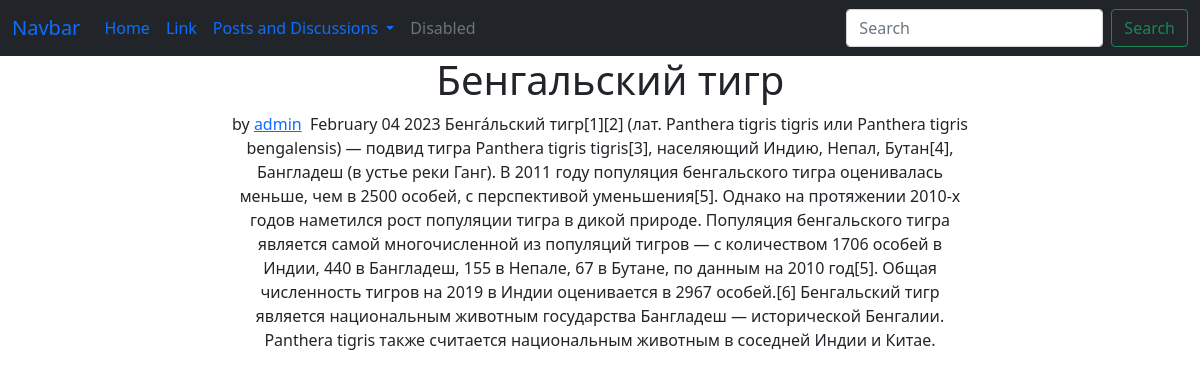
The app's page /posts/2/detail/ with its own data.
### blog/models.py (models this page shows, shortened)
class Post(models.Model):
    class Meta:
        verbose_name = "Create a post"
        verbose_name_plural = "Create posts"
    title = models.CharField(max_length=200, db_index=True)
    content = RichTextField(max_length=4000, blank=True, null=True)
    date_created = models.DateTimeField(default=timezone.now)
    date_updated = models.DateTimeField(auto_now=True)
    author = models.ForeignKey(settings.AUTH_USER_MODEL, on_delete=models.CASCADE)
    slug = models.SlugField(max_length=50)
    liked_users = models.ManyToManyField(settings.AUTH_USER_MODEL, related_name="liked_posts", blank=True)
    saved_users = models.ManyToManyField(settings.AUTH_USER_MODEL, related_name="saved_posts", blank=True)
    """
    def save(self, *args, **kwargs) -> None:
        self.slug = slugify(self.title)
        return super().save(*args, **kwargs)
    """
    def total_likes_posts(self):
        return self.liked_users.count()
    def total_saves_posts(self):
        return self.saved_users.count()

### blog/views.py (the view)
# urls.py: path("posts/<int:pk>/detail/", post_detail_view, name="post-detail"),
def post_detail_view(request, pk):
    handle_page = get_object_or_404(Post, id=pk)
    total_comments = handle_page.comments_blog.all().filter(parent_comment=None).order_by("-id")
    total_comments2 = handle_page.comments_blog.all().order_by("-id")
    total_likes = handle_page.total_likes_posts()
    total_saves = handle_page.total_saves_posts()
    context = {"post": handle_page}
    return render(request, "blog/post_detail.html", context)

### blog/templates/blog/post_detail.html (shortened to what this page needs)
{% extends "blog/base.html" %}
{% block content_blog %}
<div class="row">
  <div class="col-lg-10 col-xl-8 offset-lg-1 offset-xl-2">
    <div class="intro">
      <h1 class="text-center" data-bss-hover-animate="pulse">&nbsp;
        {{post.title}}
      </h1>
      <p class="text-center">
        <span class="by">by</span> <a href="#">{{post.author}}</a>&nbsp;&nbsp;<span
          class="date">{{post.date_created|date:"F d Y"}} </span>
        {{post.content|safe }}
      </p>
    </div>
  </div>
</div>
{%endblock%}

### records on screen
Post: title "Бенгальский тигр", author "admin", date_created "February 04 2023", content "Бенга́льский тигр[1][2] (лат. Panthera tigris tigris или Panthera tigris bengalensis) — подвид тигра Panthera tigris tigris[3], населяющий Индию, Непал, Бутан[4], Бангладеш (в устье реки Ганг). В 2011 году популяция бенгальского тигра оценивалась меньше, чем в 2500 особей, с перспективой уменьшения[5]. Однако на протяжении 2010-х годов наметился рост популяции тигра в дикой природе. Популяция бенгальского тигра является самой многочисленной из популяций тигров — с количеством 1706 особей в Индии, 440 в Бангладеш, 155 в Непале, 67 в Бутане, по данным на 2010 год[5]. Общая численность тигров на 2019 в Индии оценивается в 2967 особей.[6] Бенгальский тигр является национальным животным…"
